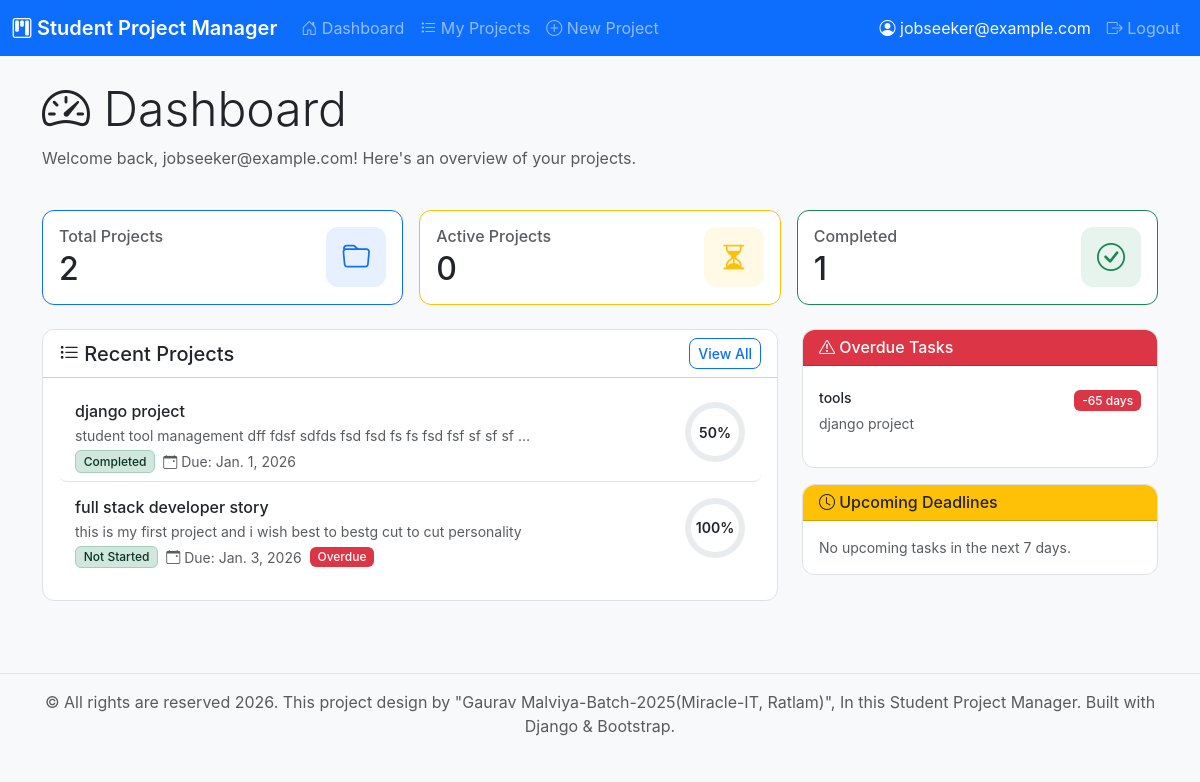
The app's page / (signed in) with its own data.
### projects/models.py (models this page shows, shortened)
class Project(models.Model):
    STATUS_CHOICES = [
        ('not_started', 'Not Started'),
        ('in_progress', 'In Progress'),
        ('completed', 'Completed'),
    ]
    user = models.ForeignKey(User, on_delete=models.CASCADE, related_name='projects')
    title = models.CharField(max_length=200)
    description = models.TextField()
    deadline = models.DateField()
    status = models.CharField(max_length=20, choices=STATUS_CHOICES, default='not_started')
    created_at = models.DateTimeField(auto_now_add=True)
    updated_at = models.DateTimeField(auto_now=True)
    class Meta:
        ordering = ['-created_at']
    @property
    def is_overdue(self):
        return self.deadline < timezone.now().date() and self.status != 'completed'
    @property
    def progress_percentage(self):
        total_tasks = self.tasks.count()
        if total_tasks == 0:
            return 0
        completed_tasks = self.tasks.filter(completed=True).count()
        return int((completed_tasks / total_tasks) * 100)

class Task(models.Model):
    PRIORITY_CHOICES = [
        ('low', 'Low'),
        ('medium', 'Medium'),
        ('high', 'High'),
    ]
    project = models.ForeignKey(Project, on_delete=models.CASCADE, related_name='tasks')
    title = models.CharField(max_length=200)
    description = models.TextField(blank=True)
    deadline = models.DateField()
    priority = models.CharField(max_length=10, choices=PRIORITY_CHOICES, default='medium')
    completed = models.BooleanField(default=False)
    created_at = models.DateTimeField(auto_now_add=True)
    updated_at = models.DateTimeField(auto_now=True)
    class Meta:
        ordering = ['-priority', 'deadline']
    @property
    def days_remaining(self):
        delta = self.deadline - timezone.now().date()
        return delta.days

### projects/views.py (the view)
# urls.py: path('', views.dashboard, name='dashboard'),
@login_required
def dashboard(request):
    projects = Project.objects.filter(user=request.user)
    total_projects = projects.count()
    active_projects = projects.filter(status='in_progress').count()
    completed_projects = projects.filter(status='completed').count()
    today = timezone.now().date()
    upcoming_tasks = Task.objects.filter(
        project__user=request.user,
        completed=False,
        deadline__gte=today,
        deadline__lte=today + timezone.timedelta(days=7)
    ).order_by('deadline')[:5]
    overdue_tasks = Task.objects.filter(
        project__user=request.user,
        completed=False,
        deadline__lt=today
    ).order_by('deadline')[:5]
    context = {
        'projects': projects[:6],
        'total_projects': total_projects,
        'active_projects': active_projects,
        'completed_projects': completed_projects,
        'upcoming_tasks': upcoming_tasks,
        'overdue_tasks': overdue_tasks,
    }
    return render(request, 'projects/dashboard.html', context)

### templates/projects/dashboard.html (shortened to what this page needs)
{% extends 'base.html' %}
{% block content %}
<div class="row mb-4">
    <div class="col">
        <h1 class="display-5">
            <i class="bi bi-speedometer2"></i> Dashboard
        </h1>
        <p class="text-muted">Welcome back, {{ user.username }}! Here's an overview of your projects.</p>
    </div>
</div>
<div class="row g-3 mb-4">
    <div class="col-md-4">
        <div class="card stat-card border-primary">
            <div class="card-body">
                <div class="d-flex justify-content-between align-items-center">
                    <div>
                        <h6 class="text-muted mb-1">Total Projects</h6>
                        <h2 class="mb-0">{{ total_projects }}</h2>
                    </div>
                    <div class="stat-icon bg-primary bg-opacity-10 text-primary">
                        <i class="bi bi-folder"></i>
                    </div>
                </div>
            </div>
        </div>
    </div>
    <div class="col-md-4">
        <div class="card stat-card border-warning">
            <div class="card-body">
                <div class="d-flex justify-content-between align-items-center">
                    <div>
                        <h6 class="text-muted mb-1">Active Projects</h6>
                        <h2 class="mb-0">{{ active_projects }}</h2>
                    </div>
                    <div class="stat-icon bg-warning bg-opacity-10 text-warning">
                        <i class="bi bi-hourglass-split"></i>
                    </div>
                </div>
            </div>
        </div>
    </div>
    <div class="col-md-4">
        <div class="card stat-card border-success">
            <div class="card-body">
                <div class="d-flex justify-content-between align-items-center">
                    <div>
                        <h6 class="text-muted mb-1">Completed</h6>
                        <h2 class="mb-0">{{ completed_projects }}</h2>
                    </div>
                    <div class="stat-icon bg-success bg-opacity-10 text-success">
                        <i class="bi bi-check-circle"></i>
                    </div>
                </div>
            </div>
        </div>
    </div>
</div>
<div class="row g-4">
    <div class="col-lg-8">
        <div class="card">
            <div class="card-header bg-white">
                <div class="d-flex justify-content-between align-items-center">
                    <h5 class="mb-0"><i class="bi bi-list-task"></i> Recent Projects</h5>
                    <a href="{% url 'project_list' %}" class="btn btn-sm btn-outline-primary">View All</a>
                </div>
            </div>
            <div class="card-body">
                {% if projects %}
                    <div class="list-group list-group-flush">
                        {% for project in projects %}
                        <a href="{% url 'project_detail' project.pk %}" class="list-group-item list-group-item-action">
                            <div class="d-flex justify-content-between align-items-start">
                                <div class="flex-grow-1">
                                    <h6 class="mb-1">{{ project.title }}</h6>
                                    <p class="mb-1 text-muted small">{{ project.description|truncatewords:15 }}</p>
                                    <div class="d-flex gap-2 align-items-center">
                                        <span class="badge bg-{{ project.status|yesno:'success,warning,secondary' }} text-{{ project.status|yesno:'success,warning,secondary' }}-emphasis bg-{{ project.status|yesno:'success,warning,secondary' }}-subtle border border-{{ project.status|yesno:'success,warning,secondary' }}-subtle">
                                            {{ project.get_status_display }}
                                        </span>
                                        <small class="text-muted">
                                            <i class="bi bi-calendar-event"></i> Due: {{ project.deadline }}
                                        </small>
                                        {% if project.is_overdue %}
                                        <span class="badge bg-danger">Overdue</span>
                                        {% endif %}
                                    </div>
                                </div>
                                <div class="ms-3">
                                    <div class="progress-circle">
                                        <span class="progress-value">{{ project.progress_percentage }}%</span>
                                    </div>
                                </div>
                            </div>
                        </a>
                        {% endfor %}
                    </div>
                {% endif %}
            </div>
        </div>
    </div>
    <div class="col-lg-4">
        <div class="card mb-3">
            <div class="card-header bg-danger text-white">
                <h6 class="mb-0"><i class="bi bi-exclamation-triangle"></i> Overdue Tasks</h6>
            </div>
            <div class="card-body">
                {% if overdue_tasks %}
                    <div class="list-group list-group-flush">
                        {% for task in overdue_tasks %}
                        <div class="list-group-item px-0">
                            <div class="d-flex justify-content-between align-items-start">
                                <div>
                                    <h6 class="mb-1 small">{{ task.title }}</h6>
                                    <small class="text-muted">{{ task.project.title }}</small>
                                </div>
                                <span class="badge bg-danger">{{ task.days_remaining }} days</span>
                            </div>
                        </div>
                        {% endfor %}
                    </div>
                {% else %}
                    <p class="text-muted small mb-0">No overdue tasks! 🎉</p>
                {% endif %}
            </div>
        </div>
        <div class="card">
            <div class="card-header bg-warning text-dark">
                <h6 class="mb-0"><i class="bi bi-clock"></i> Upcoming Deadlines</h6>
            </div>
            <div class="card-body">
                {% if upcoming_tasks %}
                    <div class="list-group list-group-flush">
                        {% for task in upcoming_tasks %}
                        <div class="list-group-item px-0">
                            <div class="d-flex justify-content-between align-items-start">
                                <div>
                                    <h6 class="mb-1 small">{{ task.title }}</h6>
                                    <small class="text-muted">{{ task.project.title }}</small>
                                </div>
                                <span class="badge bg-warning text-dark">{{ task.days_remaining }} days</span>
                            </div>
                        </div>
                        {% endfor %}
                    </div>
                {% else %}
                    <p class="text-muted small mb-0">No upcoming tasks in the next 7 days.</p>
                {% endif %}
            </div>
        </div>
    </div>
</div>
{% endblock %}

### templates/base.html (shortened to what this page needs)
<!DOCTYPE html>
<html lang="en">
<head>
    <link href="https://cdn.jsdelivr.net/npm/bootstrap@5.3.2/dist/css/bootstrap.min.css" rel="stylesheet">
    <link rel="stylesheet" href="https://cdn.jsdelivr.net/npm/bootstrap-icons@1.11.2/font/bootstrap-icons.min.css">
    {% load static %}
    <link rel="stylesheet" href="{% static 'css/style.css' %}">
</head>
<body>
    <nav class="navbar navbar-expand-lg navbar-dark bg-primary">
        <div class="container-fluid">
            <a class="navbar-brand" href="{% url 'dashboard' %}">
                <i class="bi bi-kanban"></i> Student Project Manager
            </a>
            <div class="collapse navbar-collapse" id="navbarNav">
                {% if user.is_authenticated %}
                <ul class="navbar-nav me-auto">
                    <li class="nav-item">
                        <a class="nav-link" href="{% url 'dashboard' %}">
                            <i class="bi bi-house-door"></i> Dashboard
                        </a>
                    </li>
                    <li class="nav-item">
                        <a class="nav-link" href="{% url 'project_list' %}">
                            <i class="bi bi-list-task"></i> My Projects
                        </a>
                    </li>
                    <li class="nav-item">
                        <a class="nav-link" href="{% url 'project_create' %}">
                            <i class="bi bi-plus-circle"></i> New Project
                        </a>
                    </li>
                </ul>
                <ul class="navbar-nav">
                    <li class="nav-item">
                        <span class="nav-link text-light">
                            <i class="bi bi-person-circle"></i> {{ user.username }}
                        </span>
                    </li>
                    <li class="nav-item">
                        <a class="nav-link" href="{% url 'logout' %}">
                            <i class="bi bi-box-arrow-right"></i> Logout
                        </a>
                    </li>
                </ul>
                {% endif %}
            </div>
        </div>
    </nav>
    <main class="py-4">
        <div class="container">
            {% block content %}{% endblock %}
        </div>
    </main>
    <footer class="bg-light text-center text-muted py-3 mt-5">
        <div class="container">
            <p class="mb-0">&copy; All rights are reserved 2026. This project design by "Gaurav Malviya-Batch-2025(Miracle-IT, Ratlam)", In this Student Project Manager. Built with Django & Bootstrap.</p>
        </div>
    </footer>
</body>
</html>

### static/css/style.css (style rules this page uses)
:root { --bs-primary: #0d6efd; --bs-primary-rgb: 13, 110, 253; --bs-success: #198754; --bs-warning: #ffc107; --bs-danger: #dc3545; --bs-info: #0dcaf0; --bs-light: #f8f9fa; --bs-dark: #212529; --bs-gray-100: #f8f9fa; --bs-gray-200: #e9ecef; --bs-gray-300: #dee2e6; --bs-gray-400: #ced4da; --bs-gray-500: #adb5bd; --bs-gray-600: #6c757d; --bs-gray-700: #495057; --bs-gray-800: #343a40; --bs-gray-900: #212529; }
body { font-family: -apple-system, BlinkMacSystemFont, 'Segoe UI', Roboto, 'Helvetica Neue', Arial, sans-serif; background-color: var(--bs-gray-100); }
.stat-card { transition: transform 0.2s, box-shadow 0.2s; }
.stat-icon { width: 60px; height: 60px; display: flex; align-items: center; justify-content: center; border-radius: 12px; font-size: 1.75rem; }
.progress-circle { width: 60px; height: 60px; border-radius: 50%; background: conic-gradient( var(--bs-primary) calc(var(--progress, 0) * 1%), var(--bs-gray-200) 0 ); display: flex; align-items: center; justify-content: center; position: relative; }
.progress-circle::before { content: ''; position: absolute; width: 48px; height: 48px; border-radius: 50%; background: white; }
.progress-value { position: relative; z-index: 1; font-size: 0.875rem; font-weight: 600; color: var(--bs-dark); }
.navbar-brand { font-weight: 600; font-size: 1.25rem; }
.card { border-radius: 12px; border: 1px solid var(--bs-gray-300); }
.card-header { border-radius: 12px 12px 0 0 !important; }
.btn { border-radius: 8px; font-weight: 500; }
.badge { font-weight: 500; padding: 0.35em 0.65em; border-radius: 6px; }
.list-group-item { border-radius: 8px !important; margin-bottom: 0.5rem; border: 1px solid var(--bs-gray-300); }
footer { margin-top: auto; border-top: 1px solid var(--bs-gray-300); }

### records on screen
Project: title "django project", description "student tool management dff fdsf sdfds fsd fsd fs fs fsd fsf sf sf sf …", status "Completed", deadline "Jan. 1, 2026", progress_percentage "50"
Project: title "full stack developer story", description "this is my first project and i wish best to bestg cut to cut personality", status "Not Started", deadline "Jan. 3, 2026", shows "Overdue", progress_percentage "100"
Task: title "tools", project "django project", days_remaining "-65"

### other values on screen
{{ user.username }} "jobseeker@example.com"
{{ total_projects }} "2"
{{ active_projects }} "0"
{{ completed_projects }} "1"
